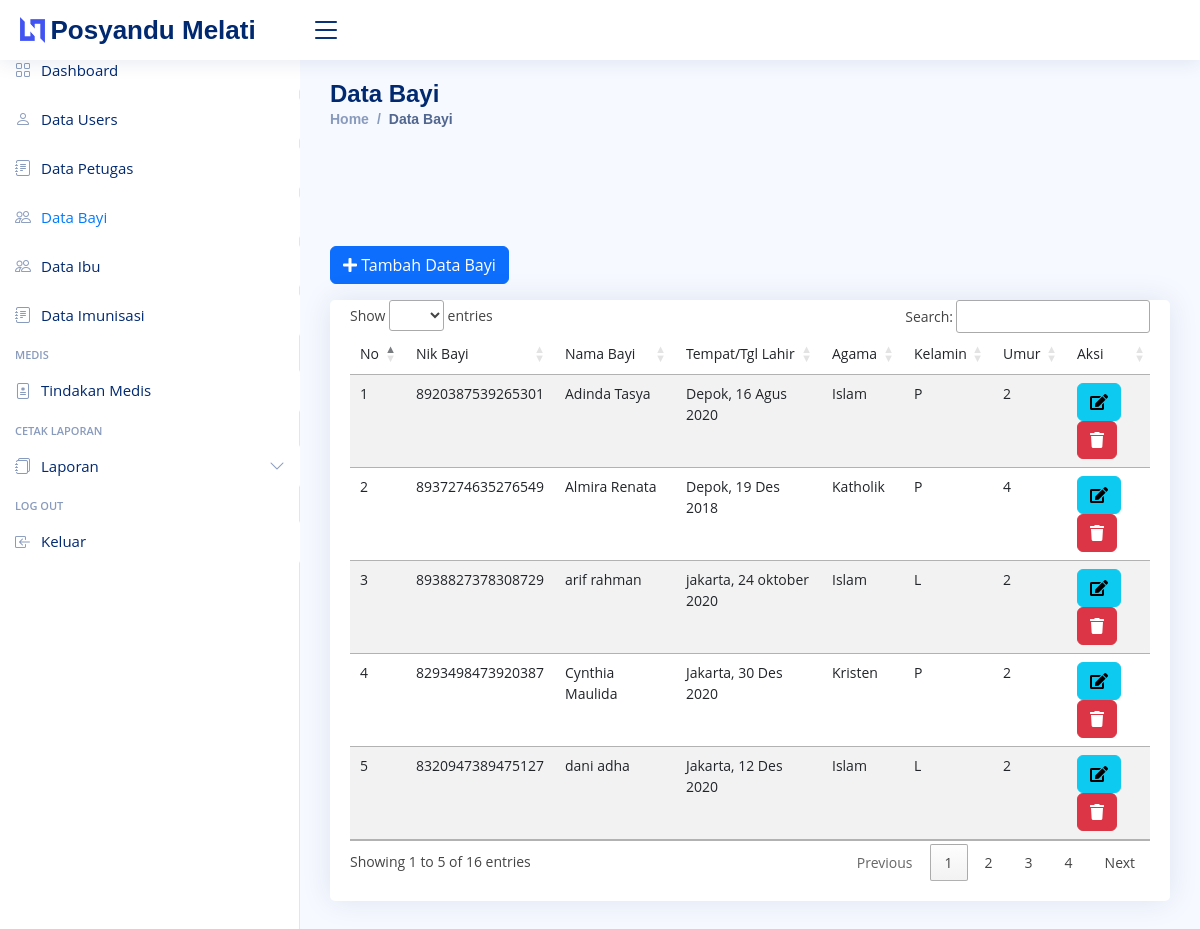
Page /posyandu/index.php/admin/bayi on the committed database.
### tables this page shows
CREATE TABLE `bayi` (
  `id_bayi` int(11) NOT NULL,
  `nik_bayi` varchar(16) NOT NULL,
  `nama_bayi` varchar(50) NOT NULL,
  `ttl` varchar(50) NOT NULL,
  `agama` varchar(20) NOT NULL,
  `jk_bayi` enum('L','P') NOT NULL,
  `umur_bayi` int(11) NOT NULL
);

### posyandu/application/controllers/admin/bayi.php (called while the page is built, shortened)
<?php
class bayi extends CI_Controller {
	public function __construct()
	{
		$this->load->model('bayi_m');
		$this->load->library('form_validation');
	}
	public function index()
	{
		$data['title'] = '	Data Bayi';
		$data['bayi'] = $this->bayi_m->get('bayi')->result_array();
		$this->form_validation->set_rules('nik', 'Nik bayi', 'required|trim');
		$this->form_validation->set_rules('nama', 'Nama bayi', 'required|trim');
		$this->form_validation->set_rules('ttl', 'ttl', 'required|trim');
		$this->form_validation->set_rules('agama', 'agama', 'required|trim');
		$this->form_validation->set_rules('jk', 'Kelamin bayi', 'required|trim');
		$this->form_validation->set_rules('umur', 'Umur bayi', 'required|trim');
		if($this->form_validation->run() == FALSE) {
			$this->load->view('layout/header', $data);
			$this->load->view('layout/sidebar');
			$this->load->view('admin/bayi/index', $data);
			$this->load->view('layout/footer');
		}
	}
}

### posyandu/index.php (called while the page is built, shortened)
<?php
require_once BASEPATH.'core/CodeIgniter.php';

### posyandu/application/models/bayi_m.php (called while the page is built, shortened)
<?php
class bayi_m extends CI_Model {
	public function get($table)
	{
		$this->db->order_by('nama_bayi', 'ASC');
		return $this->db->get($table);
	}
}

### posyandu/application/views/admin/bayi/index.php (the view, shortened to what this page needs)
<main id="main" class="main">
    <div class="row mb-2">
        <div class="col-md-6">
            <button type="button" class="btn btn-primary mb-2" data-toggle="modal" data-target="#formModalbayi">
                <i class="fas fa-plus"></i> Tambah Data Bayi
            </button>
        </div>
    </div>
    <div class="card">
        <div class="card-body">
            <div class="row">
                <div class="col-md">
                    <div class="table-responsive">
                        <table class="table table-striped" id="datatables">
                            <thead>
                                <tr>
                                    <td>No</td>
                                    <td>Nik Bayi</td>
                                    <td>Nama Bayi</td>
                                    <td>Tempat/Tgl Lahir</td>
                                    <td>Agama</td>
                                    <td>Kelamin</td>
                                    <td>Umur</td>
                                    <td>Aksi</td>
                                </tr>
                            </thead>
                            <tbody>
                                <?php $no = 1; foreach($bayi as $u) : ?>
                                <tr>
                                    <td><?= $no++; ?></td>
                                    <td><?= $u['nik_bayi']; ?></td>
                                    <td><?= $u['nama_bayi']; ?></td>
                                    <td><?= $u['ttl']; ?></td>
                                    <td><?= $u['agama'] ?></td>
                                    <td><?= $u['jk_bayi'] == 'L' ? 'L' : 'P'; ?></td>
                                    <td><?= $u['umur_bayi']; ?></td>
                                    <td>
                                        <a href="<?= base_url('admin/bayi/ubah/') . $u['id_bayi']; ?>"
                                            class="btn btn-info"><i class="fas fa-edit"></i></a>
                                        <a href="<?= base_url('admin/bayi/hapus/') . $u['id_bayi']; ?>"
                                            class="btn btn-danger" onclick="return confirm('Yakin Hapus ?')"><i
                                                class="fas fa-trash"></i></a>
                                    </td>
                                </tr>
                                <?php endforeach; ?>
                            </tbody>
                        </table>
                    </div>
                </div>
            </div>
        </div>
    </div>
</main>

### posyandu/assets/css/dashboard.css (style rules this page uses)
body { font-size: .875rem; }

### posyandu/assets/nice/assets/css/style.css (style rules this page uses)
:root { scroll-behavior: smooth; }
body { font-family: "Open Sans", sans-serif; background: #f6f9ff; color: #444444; }
a { color: #4154f1; text-decoration: none; }
#main { margin-top: 60px; padding: 20px 30px; transition: all 0.3s; }
.card { margin-bottom: 30px; border: none; border-radius: 5px; box-shadow: 0px 0 30px rgba(1, 41, 112, 0.1); }
.card-body { padding: 0 20px 20px 20px; }
@media (min-width: 1200px) { #main, #footer { margin-left: 300px; } }

### rows in the picture
bayi: nik_bayi "8920387539265301", nama_bayi "Adinda Tasya", ttl "Depok, 16 Agus 2020", agama "Islam", jk_bayi "P", umur_bayi "2"
bayi: nik_bayi "8937274635276549", nama_bayi "Almira Renata", ttl "Depok, 19 Des 2018", agama "Katholik", jk_bayi "P", umur_bayi "4"
bayi: nik_bayi "8938827378308729", nama_bayi "arif rahman", ttl "jakarta, 24 oktober 2020", agama "Islam", jk_bayi "L", umur_bayi "2"
bayi: nik_bayi "8293498473920387", nama_bayi "Cynthia Maulida", ttl "Jakarta, 30 Des 2020", agama "Kristen", jk_bayi "P", umur_bayi "2"
bayi: nik_bayi "8320947389475127", nama_bayi "dani adha", ttl "Jakarta, 12 Des 2020", agama "Islam", jk_bayi "L", umur_bayi "2"

### other values in the picture
$title "Data Bayi"
